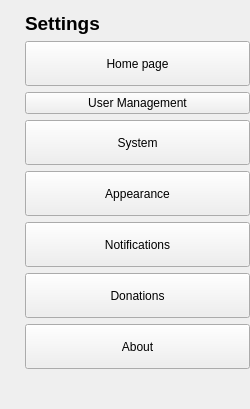
    <widget class="QFrame" name="leftMenu">
     <property name="minimumSize">
      <size>
       <width>250</width>
       <height>0</height>
      </size>
     </property>
     <property name="maximumSize">
      <size>
       <width>250</width>
       <height>16777215</height>
      </size>
     </property>
     <property name="styleSheet">
      <string notr="true"/>
     </property>
     <property name="frameShape">
      <enum>QFrame::NoFrame</enum>
     </property>
     <property name="frameShadow">
      <enum>QFrame::Raised</enum>
     </property>
     <layout class="QVBoxLayout" name="verticalLayout_3">
      <property name="spacing">
       <number>0</number>
      </property>
      <property name="leftMargin">
       <number>25</number>
      </property>
      <property name="topMargin">
       <number>3</number>
      </property>
      <property name="rightMargin">
       <number>0</number>
      </property>
      <property name="bottomMargin">
       <number>0</number>
      </property>
      <item>
       <widget class="QFrame" name="menu">
        <property name="minimumSize">
         <size>
          <width>0</width>
          <height>0</height>
         </size>
        </property>
        <property name="maximumSize">
         <size>
          <width>16777215</width>
          <height>16777215</height>
         </size>
        </property>
        <property name="frameShape">
         <enum>QFrame::NoFrame</enum>
        </property>
        <property name="frameShadow">
         <enum>QFrame::Raised</enum>
        </property>
        <layout class="QVBoxLayout" name="verticalLayout_2">
         <property name="leftMargin">
          <number>0</number>
         </property>
         <property name="topMargin">
          <number>9</number>
         </property>
         <property name="rightMargin">
          <number>0</number>
         </property>
         <property name="bottomMargin">
          <number>0</number>
         </property>
         <item>
          <widget class="QLabel" name="label_16">
           <property name="font">
            <font>
             <pointsize>14</pointsize>
             <bold>true</bold>
            </font>
           </property>
           <property name="text">
            <string>Settings</string>
           </property>
          </widget>
         </item>
         <item>
          <widget class="QPushButton" name="btn_home">
           <property name="minimumSize">
            <size>
             <width>0</width>
             <height>45</height>
            </size>
           </property>
           <property name="cursor">
            <cursorShape>PointingHandCursor</cursorShape>
           </property>
           <property name="text">
            <string>Home page</string>
           </property>
          </widget>
         </item>
         <item>
          <widget class="QPushButton" name="btn_users">
           <property name="cursor">
            <cursorShape>PointingHandCursor</cursorShape>
           </property>
           <property name="text">
            <string>User Management</string>
           </property>
          </widget>
         </item>
         <item>
          <widget class="QPushButton" name="btn_system">
           <property name="sizePolicy">
            <sizepolicy hsizetype="Expanding" vsizetype="Fixed">
             <horstretch>60</horstretch>
             <verstretch>45</verstretch>
            </sizepolicy>
           </property>
           <property name="minimumSize">
            <size>
             <width>0</width>
             <height>45</height>
            </size>
           </property>
           <property name="cursor">
            <cursorShape>PointingHandCursor</cursorShape>
           </property>
           <property name="focusPolicy">
            <enum>Qt::TabFocus</enum>
           </property>
           <property name="text">
            <string>System</string>
           </property>
          </widget>
         </item>
         <item>
          <widget class="QPushButton" name="btn_appearance">
           <property name="sizePolicy">
            <sizepolicy hsizetype="Expanding" vsizetype="Fixed">
             <horstretch>60</horstretch>
             <verstretch>45</verstretch>
            </sizepolicy>
           </property>
           <property name="minimumSize">
            <size>
             <width>0</width>
             <height>45</height>
            </size>
           </property>
           <property name="cursor">
            <cursorShape>PointingHandCursor</cursorShape>
           </property>
           <property name="focusPolicy">
            <enum>Qt::TabFocus</enum>
           </property>
           <property name="text">
            <string>Appearance</string>
           </property>
          </widget>
         </item>
         <item>
          <widget class="QPushButton" name="btn_notifications">
           <property name="sizePolicy">
            <sizepolicy hsizetype="Expanding" vsizetype="Fixed">
             <horstretch>60</horstretch>
             <verstretch>45</verstretch>
            </sizepolicy>
           </property>
           <property name="minimumSize">
            <size>
             <width>0</width>
             <height>45</height>
            </size>
           </property>
           <property name="cursor">
            <cursorShape>PointingHandCursor</cursorShape>
           </property>
           <property name="focusPolicy">
            <enum>Qt::TabFocus</enum>
           </property>
           <property name="text">
            <string>Notifications</string>
           </property>
          </widget>
         </item>
         <item>
          <widget class="QPushButton" name="btn_donations">
           <property name="minimumSize">
            <size>
             <width>0</width>
             <height>45</height>
            </size>
           </property>
           <property name="cursor">
            <cursorShape>PointingHandCursor</cursorShape>
           </property>
           <property name="text">
            <string>Donations</string>
           </property>
          </widget>
         </item>
         <item>
          <widget class="QPushButton" name="btn_about">
           <property name="sizePolicy">
            <sizepolicy hsizetype="Expanding" vsizetype="Fixed">
             <horstretch>60</horstretch>
             <verstretch>45</verstretch>
            </sizepolicy>
           </property>
           <property name="minimumSize">
            <size>
             <width>0</width>
             <height>45</height>
            </size>
           </property>
           <property name="cursor">
            <cursorShape>PointingHandCursor</cursorShape>
           </property>
           <property name="focusPolicy">
            <enum>Qt::TabFocus</enum>
           </property>
           <property name="text">
            <string>About</string>
           </property>
          </widget>
         </item>
         <item>
          <spacer name="verticalSpacer_2">
           <property name="orientation">
            <enum>Qt::Vertical</enum>
           </property>
           <property name="sizeHint" stdset="0">
            <size>
             <width>20</width>
             <height>40</height>
            </size>
           </property>
          </spacer>
         </item>
        </layout>
       </widget>
      </item>
     </layout>
    </widget>
